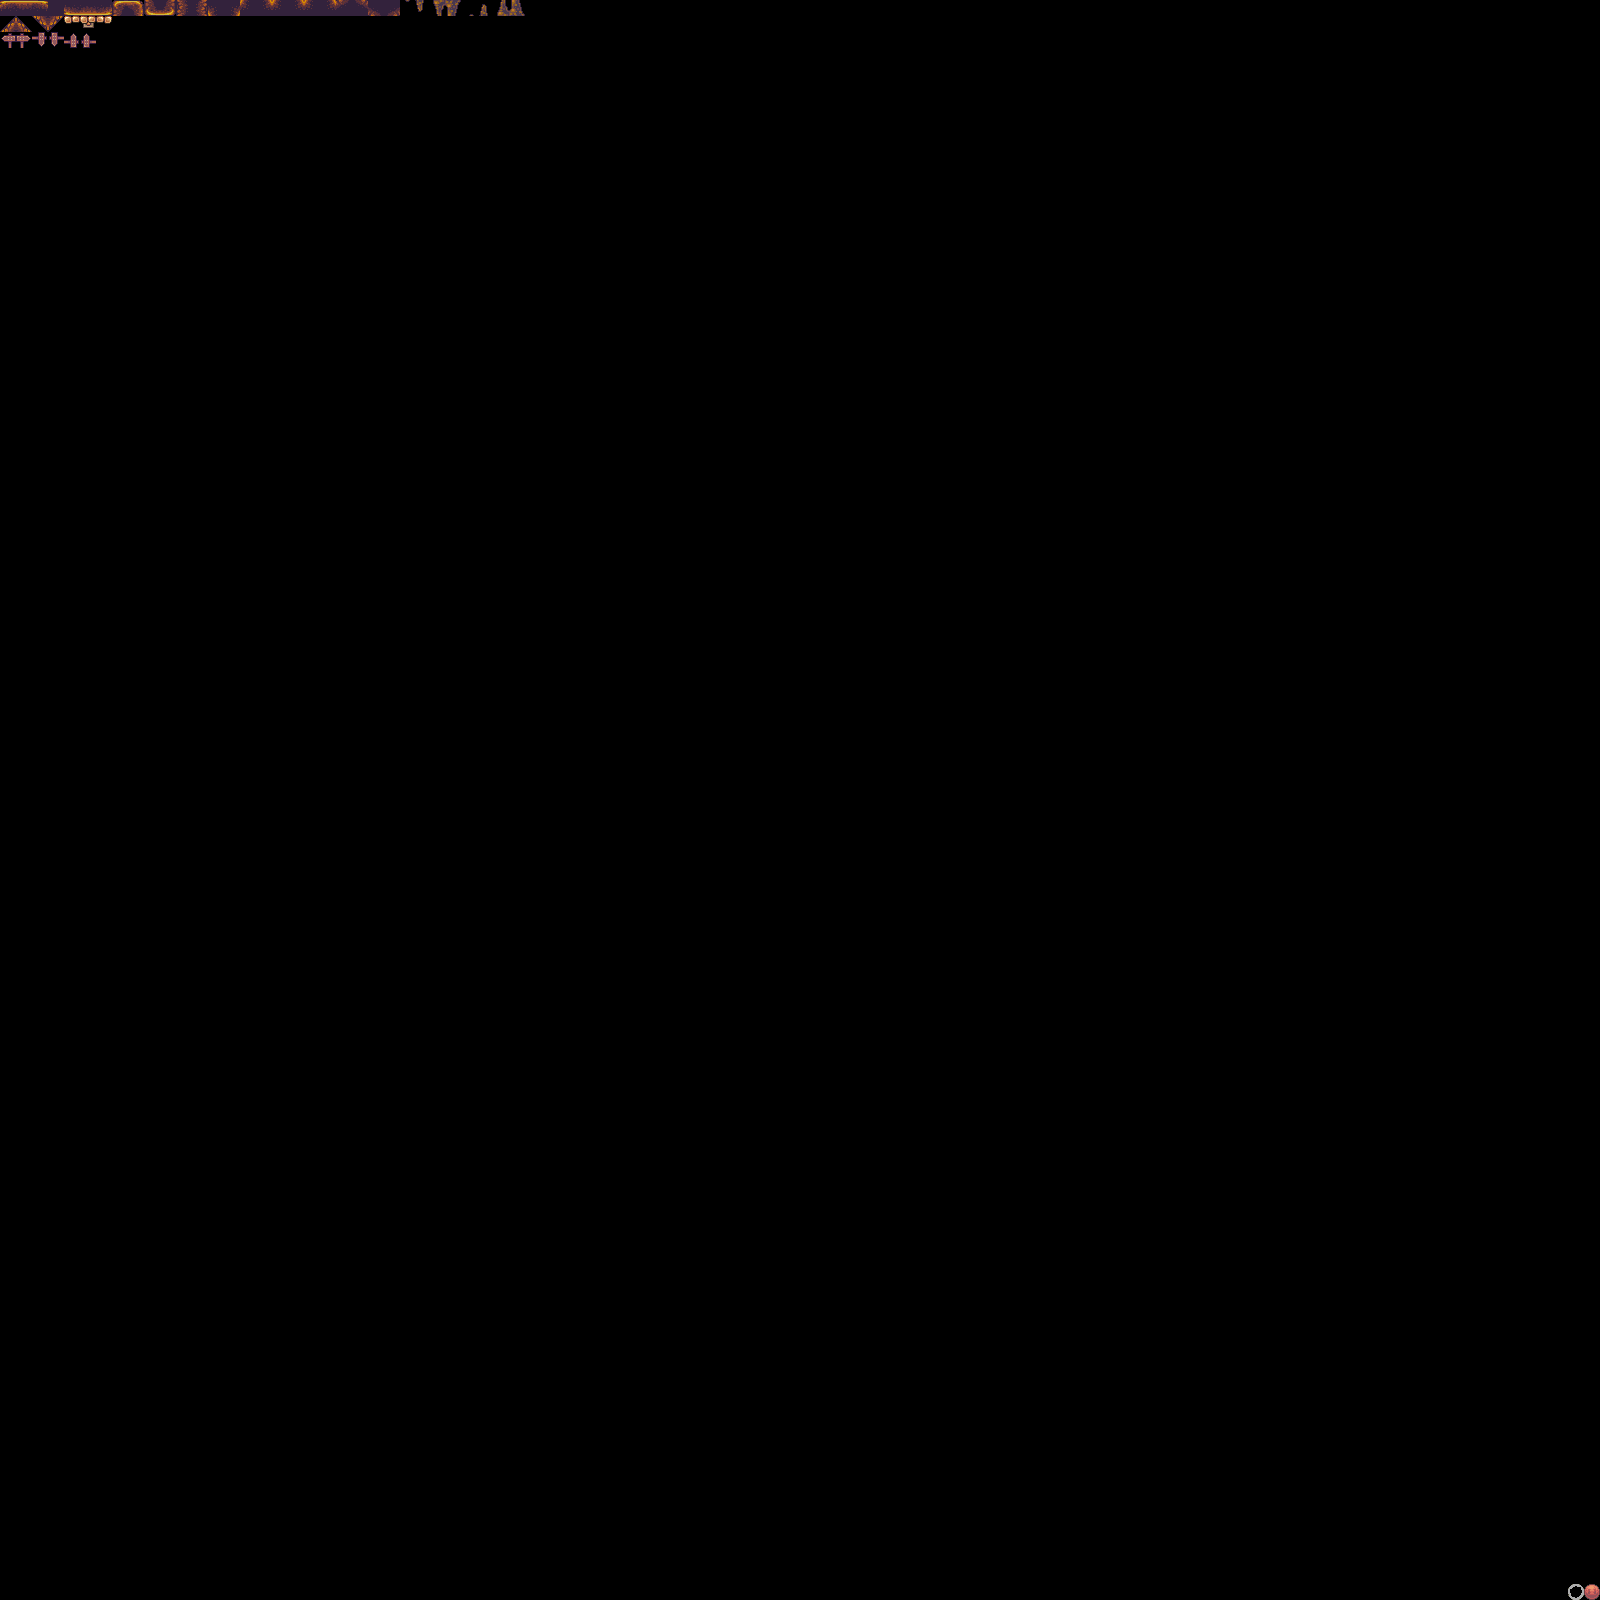

Below is a game level as drawn by its tile map, then a one-line description and the .tmx that defines it (tile-layer data replaced by summaries):
An orthogonal 100x100 tile map with 16x16 px tiles, 1 tile layer (タイルレイヤー1), 2 tilesets.

<map version="1.9" tiledversion="1.9.2" orientation="orthogonal" renderorder="right-down" width="100" height="100" tilewidth="16" tileheight="16" infinite="0" nextlayerid="2" nextobjectid="1">
 <tileset firstgid="1" source="MapChip.tsx" />
 <tileset firstgid="385" source="使うやつ.tsx" />
 <layer id="1" name="タイルレイヤー1" width="100" height="100">
  <data>[10000 cells, 48 non-empty, 35 distinct tile ids]</data>
 </layer>
</map>
